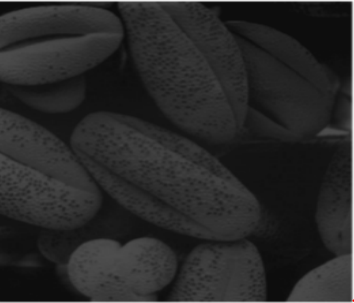
%> input picture 图像处理/图片/ori_image.PNG, 354 x 303 px
$ octave his_equ.m   (GNU Octave 9; MATLAB toolbox functions it lacks are replaced by stand-ins)
%> lines starting %> are read from the running program, lines starting %| are printed output that depends on the picture
f = imread('E:\研究生\研一\上半学年\图像处理\图片\ori_image.PNG');
%> f is the input picture: size 303x354x3 uint8; mean R, G, B 40.4, 40.4, 40.4
f1 = histeq(f,256);
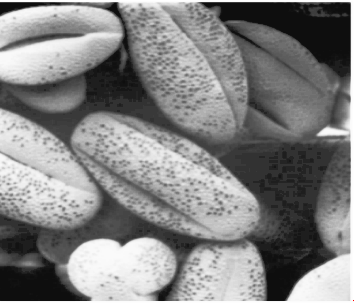
%> f1: size 303x354x3 uint8; mean R, G, B 129.7, 129.7, 129.7
figure,imhist(f1);
title('第一次直方图均衡')
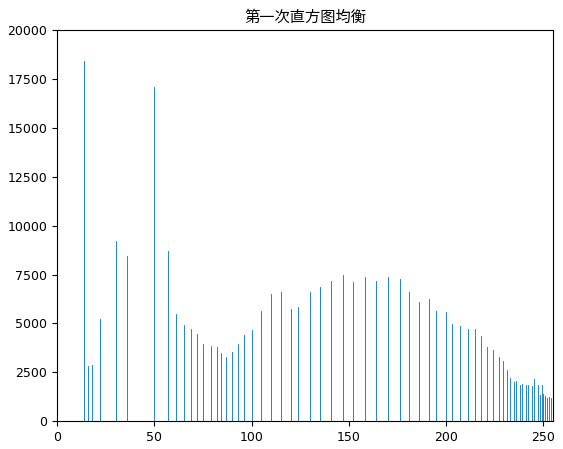
%> figure redrawn from the program's plot data; highest point at x = 14, y = 18396
g = histeq(f1,256);
figure,imhist(g);
title('第二次直方图均衡')
%> figure, not shown here; highest point at x = 14, y = 18396
